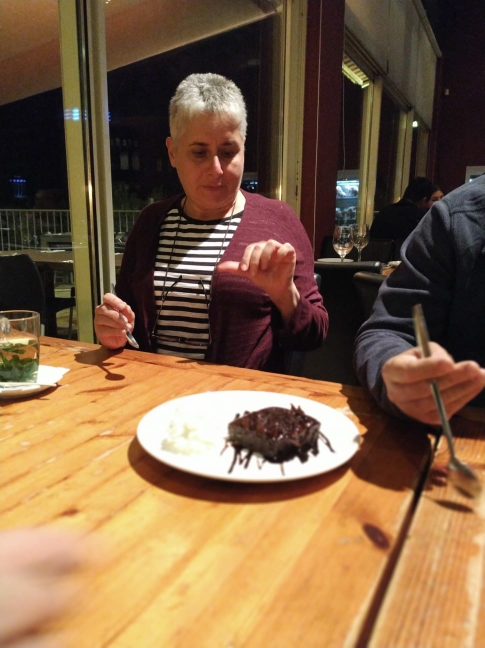
#> input picture images_dataset/IMG-20191122-WA0001.jpg, 970 x 1296 px (shown at 1/2 size); its folder holds 2 pictures in this run
$ python ImageSegmentationKmeansTask.py ../images_dataset ../images_dataset/IMG-20191122-WA0002.jpg ../images_dataset/IMG-20191122-WA0002.jpg
#> lines starting #> are read from the running program, lines starting #| are printed output that depends on the picture
### Datasets/Dataset.py
import pandas as pd
import numpy as np
import os
from skimage import io, transform
from abc import ABC, abstractmethod


class AbstractDataset(ABC):
    def __init__(self):
        self.name = None

    @abstractmethod
    def load(self):
        pass

    @abstractmethod
    def get_dataset(self):
        pass

    @abstractmethod
    def get_sample(self):
        pass

    @property
    def get_name(self):
        return self.name


class AbsractDataFrameDataset(AbstractDataset):
    def __init__(self):
        self.df = None

    @abstractmethod
    def load(self):
        pass

    @property
    def get_dataset(self):
        return self.df

    def get_sample(self):
        return self.df.iloc[0]


class AbsractImageDataset(AbstractDataset):
    def __init__(self):
        self.dataset = list()

    @abstractmethod
    def load(self):
        pass

    @property
    def get_dataset(self):
        return self.dataset

    def get_sample(self):
        return self.images[0]


    def _read_image(self,path,image_filename):
#> called with path = '../images_dataset', image_filename = 'IMG-20191122-WA0001.jpg'
        image = io.imread(os.path.join(path, image_filename))
#> image is the input picture: shape (1296, 970, 3); mean R, G, B 128.1, 98.2, 68.9
        return image

### Datasets/ImageDataset.py
from Datasets.Dataset import AbsractImageDataset
import os

class ImageDataset(AbsractImageDataset):
    def __init__(self):
        self.name = 'images'
        super(ImageDataset,self).__init__()

    def load(self,full_path):
        self.full_path = full_path
        for image_file in os.listdir(self.full_path):
            image = self._read_image(self.full_path, image_file)
            self.dataset.append(image)

    @property
    def get_dataset(self):
        return self.dataset

### Helpers/ImageHelper.py
import matplotlib.pyplot as plt

class ImageHelper():
    def __init__(self):
        pass

    @staticmethod
    def show_image(image):
        plt.figure()
        plt.imshow(image)
        plt.show()

### Tasks/ImageSegmentationKmeansTask.py
from Tasks.AbstractTask import AbstractTask
from Datasets.ImageDataset import ImageDataset
from skimage.transform import  resize
from sklearn.cluster import KMeans
from Helpers.ImageHelper import ImageHelper
import sys

class ImageSegmentationKmeansTask(AbstractTask):
    def __init__(self):
        self.images = list()
        self.image_shapes = list()
        self.image_helper = ImageHelper()

    def _load_data(self):
        self.image_dataset = ImageDataset()
        self.image_dataset.load(self.path)
        self.raw_images = self.image_dataset.dataset

    def _resize_image(self, image, resize_factor):
        resized_image = resize(image, (image.shape[0] // resize_factor, image.shape[1] // resize_factor),
                               anti_aliasing=True)
        return resized_image

    def _preprocess_data(self, resize_factor):
#> called with resize_factor = 8
        for image in self.raw_images:
            resized_image = self._resize_image(image, resize_factor)

            self.image_shapes.append(resized_image.shape)
            processed_image = resized_image.reshape(-1, 3)
            self.images.append(processed_image)
#> this loop made 2 passes
#> pass 1, in _resize_image, `resized_image = resize(image, (image.shape[0] // resize_factor, image...`:
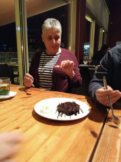
#> resized_image: shape (162, 121, 3) float64; mean R, G, B 0.503, 0.385, 0.27
#> pass 2, in _resize_image (call 2), `resized_image = resize(image, (image.shape[0] // resize_factor, image...`:
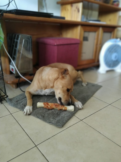
#> resized_image: shape (162, 121, 3) float64; mean R, G, B 0.487, 0.462, 0.409
#> after the loop, self.image_shapes = [(162, 121, 3), (162, 121, 3)]; self.images = 2 items


    def _fit(self,clusters,image):
        self.kmeans = KMeans(clusters, random_state=0)
        self.kmeans.fit(image)

    def execute(self,path,clusters,resize_factor):
        self.path = path

        self._load_data()
        self._preprocess_data(resize_factor=8)

        for index, image in enumerate(self.images):
            self._fit(clusters=5, image=image)
            x, y, z = self.image_shapes[index]  # z=3
            segmented_image = self.kmeans.cluster_centers_[self.kmeans.labels_].reshape(x, y, z)
            self.image_helper.show_image(segmented_image)
#> this loop made 2 passes
#> pass 1, in execute, `segmented_image = self.kmeans.cluster_centers_[self.kmeans.labels_].re..`:
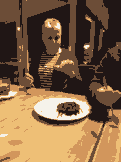
#> segmented_image: shape (162, 121, 3) float64; mean of channels 0, 1, 2 0.503, 0.386, 0.271; drawn as R, G, B
#> pass 2, in execute, `segmented_image = self.kmeans.cluster_centers_[self.kmeans.labels_].re..`:
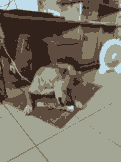
#> segmented_image: shape (162, 121, 3) float64; mean of channels 0, 1, 2 0.487, 0.462, 0.409; drawn as R, G, B

if __name__ == "__main__":
    task = ImageSegmentationKmeansTask()
    path = sys.argv[1]
    clusters = sys.argv[2]
    resize_factor = sys.argv[3]
    task.execute(path,clusters,resize_factor)
